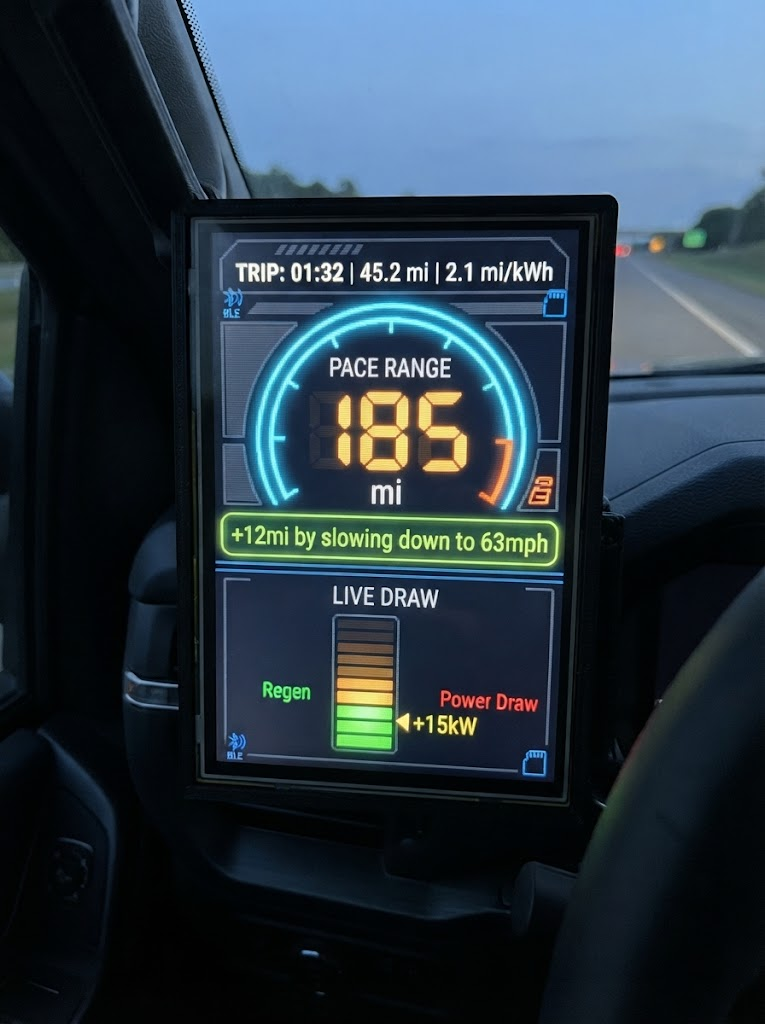
#> input picture project_details/assets/mock/kitt.jpg, 765 x 1024 px
$ python jpg_to_rgb565.py ../project_details/assets/mock/kitt.jpg ../project_details/assets/mock/minimalist.jpg 5 5
#> lines starting #> are read from the running program, lines starting #| are printed output that depends on the picture
#!/usr/bin/env python3
"""Convert a splash JPG to a flash-resident RGB565 C source for LVGL.

Reads the asset read-only. Writes derived files only.
Usage: python tools/jpg_to_rgb565.py <input.jpg> <symbol> [width height]
"""
import sys
from PIL import Image

def main():
    src = sys.argv[1]
    sym = sys.argv[2] if len(sys.argv) > 2 else "splash_img"
    w = int(sys.argv[3]) if len(sys.argv) > 3 else 320
    h = int(sys.argv[4]) if len(sys.argv) > 4 else 240
    img = Image.open(src).convert("RGB")
#> img is the input picture: PIL image 765x1024 RGB; mean R, G, B 41.9, 57.4, 69.1
    # Center-crop to target aspect, then resize.
    target = w / h
    iw, ih = img.size
#> iw = 765; ih = 1024
    if iw / ih > target:
        nw = int(ih * target)
        x0 = (iw - nw) // 2
        img = img.crop((x0, 0, x0 + nw, ih))
    else:
        nh = int(iw / target)
#> nh = 765
        y0 = (ih - nh) // 2
#> y0 = 129
        img = img.crop((0, y0, iw, y0 + nh))
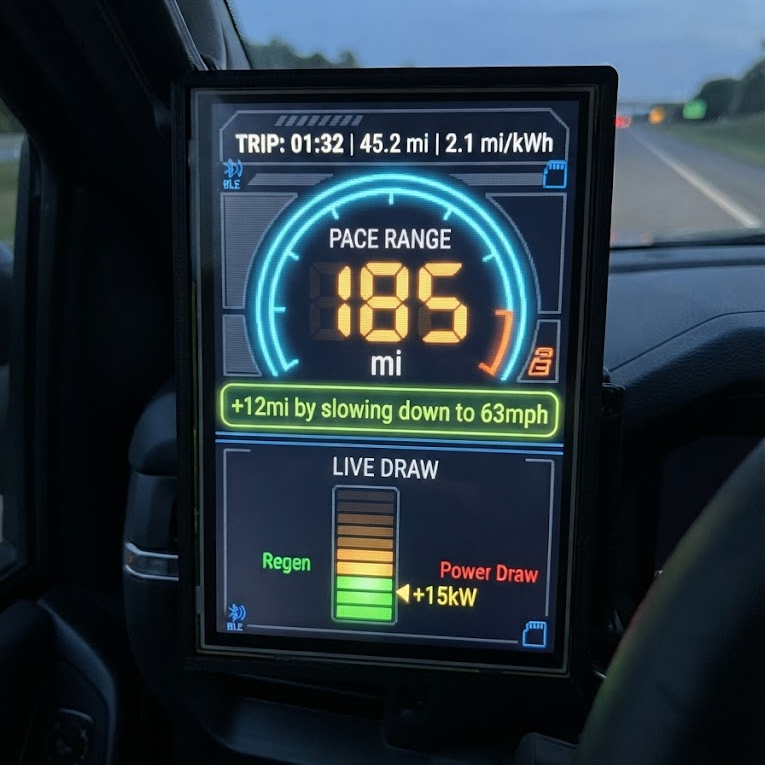
#> img: PIL image 765x765 RGB; mean R, G, B 38.7, 52.9, 61.6
    img = img.resize((w, h), Image.LANCZOS)
    px = list(img.getdata())
#> px = 25 items, first 6: (3, 6, 10), (46, 61, 77), (64, 94, 125), (66, 87, 114), (102, 128, 150), (5, 8, 11)
    with open(f"src/{sym}.c", "w") as f:
        f.write('#include "lvgl.h"\n\n')
        f.write(f"const uint8_t {sym}_map[] = {{\n")
        for i, (r, g, b) in enumerate(px):
            v = ((r & 0xF8) << 8) | ((g & 0xFC) << 3) | (b >> 3)
            f.write(f"0x{v & 0xFF:02X}, 0x{(v >> 8) & 0xFF:02X}, ")
            if i % 8 == 7:
                f.write("\n")
#> this loop made 25 passes
#> (r, g, b, v) on passes 1 to 12: (3, 6, 10, 33), (46, 61, 77, 10729), (64, 94, 125, 17135), (66, 87, 114, 17070), (102, 128, 150, 25618), (5, 8, 11, 65), (39, 63, 81, 8682), (86, 112, 118, 21390), (46, 67, 84, 10762), (84, 99, 115, 21262), (1, 3, 7, 0), (37, 64, 69, 8712)
        f.write("};\n\n")
        f.write(f"const lv_img_dsc_t {sym} = {{\n")
        f.write("  .header.cf = LV_IMG_CF_TRUE_COLOR,\n")
        f.write("  .header.always_zero = 0,\n")
        f.write("  .header.reserved = 0,\n")
        f.write(f"  .header.w = {w},\n")
        f.write(f"  .header.h = {h},\n")
        f.write(f"  .data_size = {w * h * 2},\n")
        f.write(f"  .data = {sym}_map,\n")
        f.write("};\n")
    with open(f"src/{sym}.h", "w") as f:
        f.write("#pragma once\n#include \"lvgl.h\"\n\n")
        f.write(f"extern const lv_img_dsc_t {sym};\n")
    print(f"wrote src/{sym}.c/.h {w}x{h} RGB565")

main()
